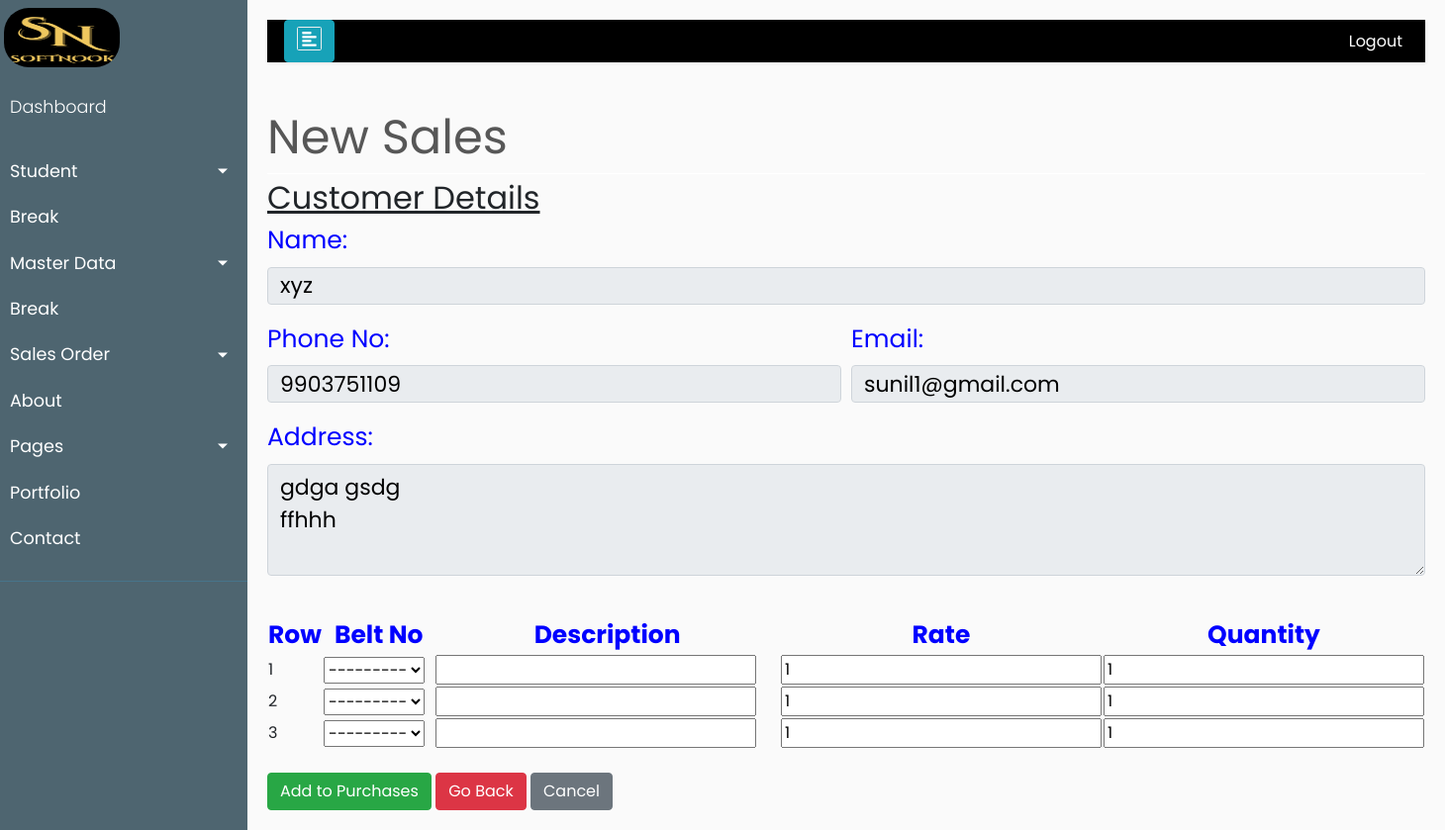
/product/sales/new/2, run on an earlier commit of the app's database.
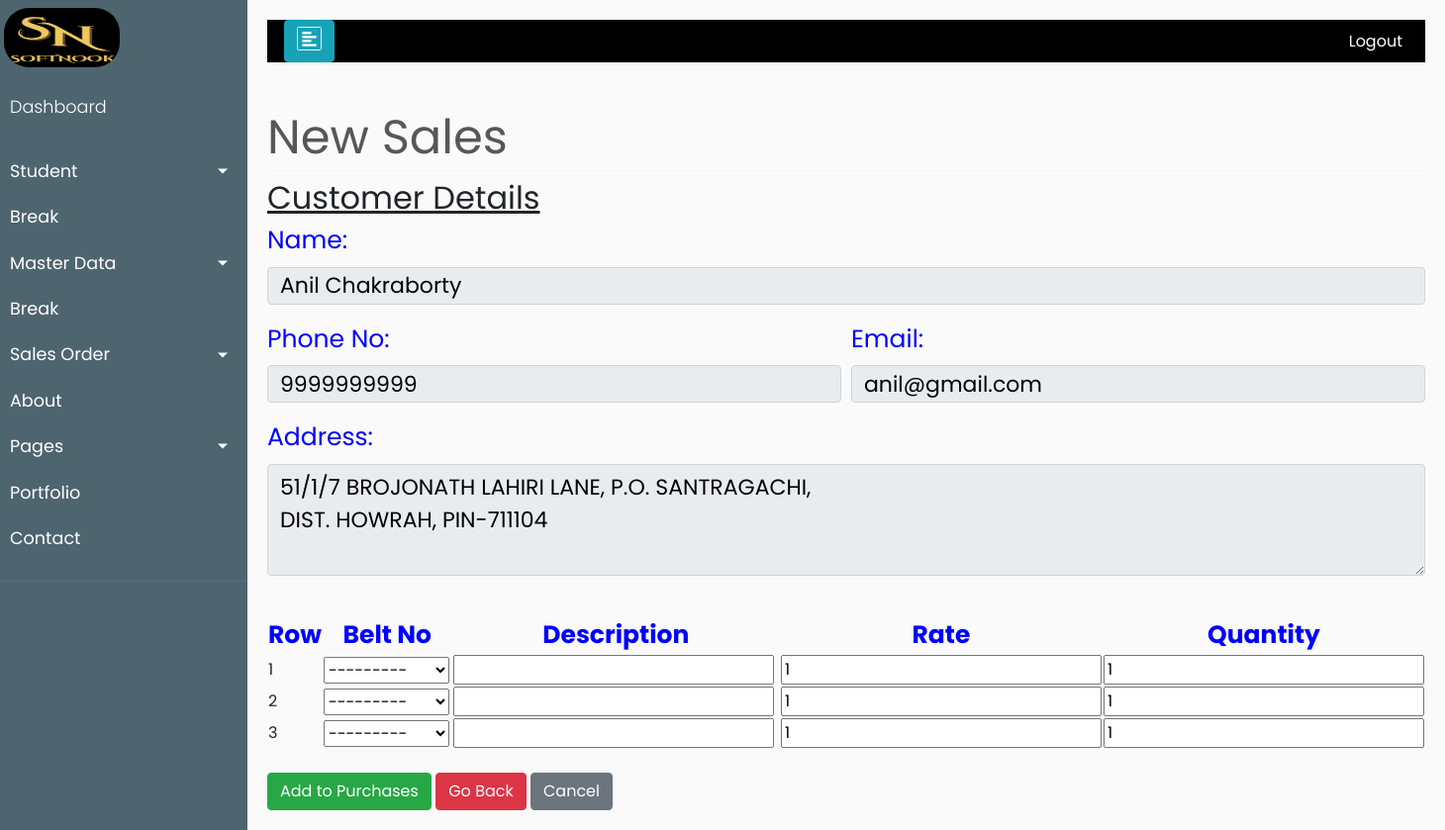
And on a later commit of the database.
### product/models.py (models this page shows, shortened)
class Customer(models.Model):
    id              = models.AutoField(primary_key=True)
    name            = models.CharField(verbose_name='Name',max_length=150,null=True, blank=True)
    phone           = models.CharField(verbose_name='Phone',max_length=12, unique=True)
    address         = models.CharField(verbose_name='Address',max_length=200,null=True)
    email           = models.EmailField(verbose_name='Email',max_length=50, unique=True)
    created_date    = models.DateTimeField(auto_now_add=True)
    modified_date   = models.DateTimeField(auto_now=True)
    fk_email 	    = models.ForeignKey(Account,verbose_name="email key", on_delete=models.CASCADE, null=True, blank=True)
    is_deleted      = models.BooleanField(default=False)

### product/views.py (the view, shortened to what this page needs)
# urls.py: path('sales/new/<pk>', SalesCreateView.as_view(), name='new-sales'),
class SalesCreateView(View):
    template_name = 'product/new_sales.html'
    def get(self, request, pk):
        formset = SalesItemFormset(request.GET or None, prefix='sales_item')  # renders an empty formset
        customerobj = get_object_or_404(Customer, pk=pk)
        context = {
            'formset': formset,
            'customer': customerobj,
        }
        return render(request, self.template_name, context)

### product/models.py (called while the page is built)
    def __str__(self):
	    return self.belt_no

### product/templates/product/new_sales.html (shortened to what this page needs)
{% extends "base.html" %}
{% load static %}
{% load widget_tweaks %}
{% block content %}
<head>
</head>
    <div style="color:#575757; font-style: bold; font-size: 3rem; border-bottom: 1px solid white;">New Sales</div>
        <div class="panel panel-default">
            <div class="panel-heading panel-heading-text " style="font-size: 2rem;"><u>Customer Details</u></div>
            <div class="panel-body">
                <div class="form-group">
                    <label for="id_name" class="panel-body-text lbl">Name:</label>
					<input type="text" class="form-control textinput shared-class" id="id_name" value="{{ customer.name }}" disabled>
				</div>
                <div class="form-row">
                    <div class="form-group col-md-6">
                        <label for="id_phone" class="panel-body-text lbl">Phone No:</label>
                        <input type="text" class="form-control textinput shared-class" id="id_phone" value="{{ customer.phone }}" disabled>
                    </div>
                    <div class="form-group col-md-6">
                        <label for="id_email" class="panel-body-text lbl">Email:</label>
                        <input type="text" class="form-control textinput shared-class" id="id_email" value="{{ customer.email }}" disabled>
                    </div>
                </div>
				<div class="form-group">
                    <label for="id_address" class="panel-body-text lbl">Address:</label>
					<textarea class="form-control textinput shared-class" id="id_address" disabled rows="3">{{ customer.address }}</textarea>
				</div>
            </div>
        </div>
        <br>
        <form method="post" class="panel panel-default">
                <div id="stockitem">
                    <div class="panel-body">
						<table>
							<thead>
								<th class="lbl" style="text-align: left;width:5%;">Row</th>
								<th class="lbl" style="text-align: center;width:20%;">Belt No</th>
								<th class="lbl" style="text-align: center;width:55%;">Description</th>
								<th class="lbl" style="text-align: center;width:10%;">Rate</th>
								<th class="lbl" style="text-align: center;width:10%;">Quantity</th>
							</thead>
							<tbody>
								{% for form in formset %}
									<tr>
										<td>{{ forloop.counter }}</td>
										<td>{{ form.stock }}</td>
										<td>
											{{ form.item_text_content }}
										</td>
										<td>{{ form.perprice }}</td>
										<td>{{ form.quantity }}</td>
									</tr>
								{% endfor %}
							</tbody>
						</table>
                    </div>
                </div>
            <br>
            <div class="align-middle">
                <button type="submit" class="btn btn-success">Add to Purchases</button>
                <a href="{% url 'product:select-customer' %}" class="btn btn-danger">Go Back</a>
                <a href="{% url 'product:customers-list' %}" class="btn btn-secondary">Cancel</a>
            </div>
        </form>
    </div>
{% endblock content %}

What changed in the data, as far as the page shows it:
changed Customer: name "xyz" → "Anil Chakraborty"; phone "9903751109" → "9999999999"; email "sunil1@gmail.com" → "anil@gmail.com"; address "gdga gsdg ffhhh" → "51/1/7 BROJONATH LAHIRI LANE, P.O. SANTRAGACHI, DIST. HOWRAH, PIN-711104"
